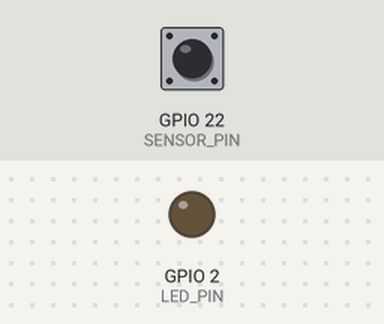
The sketch below on a simulated ESP32. Parts: output pins drawn as LEDs (lit = HIGH). The inputs (shaded band) are chosen by the test bench; at power-on: GPIO 22 (SENSOR_PIN) HIGH. WiFi joins after 1.5 s; servers stay silent unless stated; uploads are accepted with an empty reply; not simulated (calls return 0 or success): secrets.h; what the sketch prints to the serial monitor is not drawn.

Above: at 2.8 s.
2.9 s: GPIO 22 (SENSOR_PIN) driven LOW
4.4 s: GPIO 22 (SENSOR_PIN) driven HIGH
At 4.76 s:
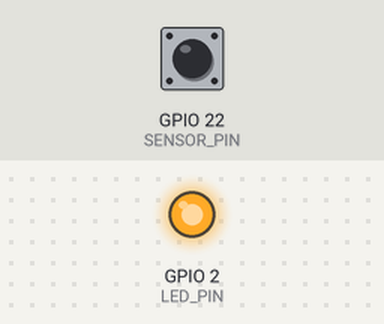
6.3 s: GPIO 22 (SENSOR_PIN) pulsed LOW 2 times (0.12 s each, 0.3 s apart)
Timing chart, 0 to 9.3 s (numbered marks = the images above; inputs shaded):
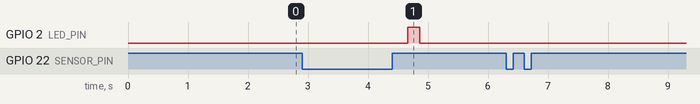

The sketch:

esp32_with_water_sensor.ino
```cpp
/*
  water_sensor.ino
  ESP32 sketch to detect water-touch sensor and call a configurable webhook URL.

  Behavior:
  - Reads a digital water sensor pin (configurable)
  - Debounces input
  - Sends an HTTP POST to configured webhook URL when water is detected
  - Rate-limits repeated notifications while sensor stays wet (default 5 minutes)
  - Simple WiFi reconnect logic and serial logging

  Configure WiFi credentials and WEBHOOK_URL below before uploading.

  Notes:
  - Many water sensors are active LOW or active HIGH depending on wiring. Set
    SENSOR_ACTIVE_STATE accordingly.
  - Built for Arduino core for ESP32 (use recent esp32 board package).
*/

#include <WiFi.h>
#include <HTTPClient.h>


// ====== USER CONFIG ======
// Secrets are now stored in secrets.h (not tracked by git)
#include "secrets.h"

// WIFI_SSID, WIFI_PASS, WEBHOOK_URL are defined in secrets.h

// Rate limit (ms) for repeated notifications while sensor remains wet: default 5 minutes
const unsigned long RATE_LIMIT_MS = 5UL * 60UL * 1000UL; // 5 minutes


// Sensor pin (use a proper input pin for ESP32; GPIO22 is input-only)
const int SENSOR_PIN = 22;
// Onboard LED (GPIO2 on most ESP32 dev boards)
const int LED_PIN = 2;

// If your sensor outputs HIGH when water is present, set to HIGH; if it outputs LOW when water is present, set to LOW
const int SENSOR_ACTIVE_STATE = HIGH;

// Debounce settings
const unsigned long DEBOUNCE_MS = 50;

// Device name included in payload
const char* DEVICE_NAME = "ESP32-WaterSensor";

// ====== END USER CONFIG ======

// State tracking
int lastSensorReading = -1;
int stableSensorState = -1; // debounced state
unsigned long lastDebounceTime = 0;
unsigned long lastSendTime = 0;

void setup() {
  Serial.begin(115200);
  delay(100);
  Serial.println();
  Serial.println("ESP32 Water Sensor starting...");


  pinMode(SENSOR_PIN, INPUT);
  pinMode(LED_PIN, OUTPUT);
  digitalWrite(LED_PIN, LOW); // onboard LED off

  // Read initial state
  lastSensorReading = digitalRead(SENSOR_PIN);
  stableSensorState = lastSensorReading;

  connectWiFi();
}

void connectWiFi() {
  if (WiFi.status() == WL_CONNECTED) return;

  Serial.printf("Connecting to WiFi '%s'...\n", WIFI_SSID);
  WiFi.begin(WIFI_SSID, WIFI_PASS);

  unsigned long start = millis();
  while (WiFi.status() != WL_CONNECTED && millis() - start < 15000) {
    delay(250);
    Serial.print('.');
  }
  Serial.println();

  if (WiFi.status() == WL_CONNECTED) {
    Serial.println("WiFi connected");
    Serial.print("IP: ");
    Serial.println(WiFi.localIP());
  } else {
    Serial.println("WiFi connect failed (will retry in loop)");
  }
}

void loop() {
  // Ensure WiFi connected; try reconnecting in background
  if (WiFi.status() != WL_CONNECTED) {
    connectWiFi();
  }

  int reading = digitalRead(SENSOR_PIN);

  if (reading != lastSensorReading) {
    lastDebounceTime = millis();
  }

  // If the reading has been stable for DEBOUNCE_MS, take it as the actual state
  if ((millis() - lastDebounceTime) > DEBOUNCE_MS) {
    if (reading != stableSensorState) {
      stableSensorState = reading;
      // Log state change
      Serial.printf("Sensor stable state changed: %d\n", stableSensorState);

      // If it became active (water present) then conditionally send
      if (stableSensorState == SENSOR_ACTIVE_STATE) {
        unsigned long now = millis();
        if ((now - lastSendTime) >= RATE_LIMIT_MS || lastSendTime == 0) {
          // send notification
          bool ok = sendNotification();
          if (ok) {
            lastSendTime = now;
            // flash onboard LED briefly
            digitalWrite(LED_PIN, HIGH);
            delay(200);
            digitalWrite(LED_PIN, LOW);
          }
        } else {
          Serial.println("Water detected but rate-limited (skipping send)");
        }
      }
    }
  }

  lastSensorReading = reading;

  // small delay to avoid tight loop
  delay(10);
}


// Send alert to ntfy.innovorix.com/water_alert
bool sendNtfyAlert() {
  if (WiFi.status() != WL_CONNECTED) {
    Serial.println("Not connected to WiFi; cannot send ntfy alert");
    return false;
  }

  HTTPClient http;
  http.begin(NTFY_URL);
  http.addHeader("Content-Type", "text/plain");

  String message = String(DEVICE_NAME) + " - WATER DETECTED at " + getISOTime();

  Serial.print("Sending ntfy alert to: "); Serial.println(NTFY_URL);
  Serial.print("Message: "); Serial.println(message);

  int httpCode = http.POST(message);
  if (httpCode > 0) {
    String resp = http.getString();
    Serial.printf("ntfy HTTP %d, response: %s\n", httpCode, resp.c_str());
    http.end();
    return (httpCode >= 200 && httpCode < 300);
  } else {
    Serial.printf("ntfy POST failed, error: %s\n", http.errorToString(httpCode).c_str());
    http.end();
    return false;
  }
}

// Main notification function (expandable)
bool sendNotification() {
  bool ok = true;
  // Send to ntfy
  ok &= sendNtfyAlert();
  // You can add more alert functions here in future
  return ok;
}

String getISOTime() {
  // Return ms-based approximate UTC timestamp string since we don't use NTP here.
  unsigned long now = millis();
  // convert to seconds since boot and append ms. Not a true calendar time but useful for debugging.
  unsigned long secs = now / 1000UL;
  unsigned long ms = now % 1000UL;
  char buf[64];
  snprintf(buf, sizeof(buf), "uptime_%lus_%03ums", secs, ms);
  return String(buf);
}
```

Measured:
- after the input at 2.9 s, every drawn part: stays the same
- after the input at 4.4 s, GPIO 2 (LED_PIN): LOW → HIGH after 0.27 s, → LOW 0.20 s later
- after the input at 6.3 s, every drawn part: stays the same
